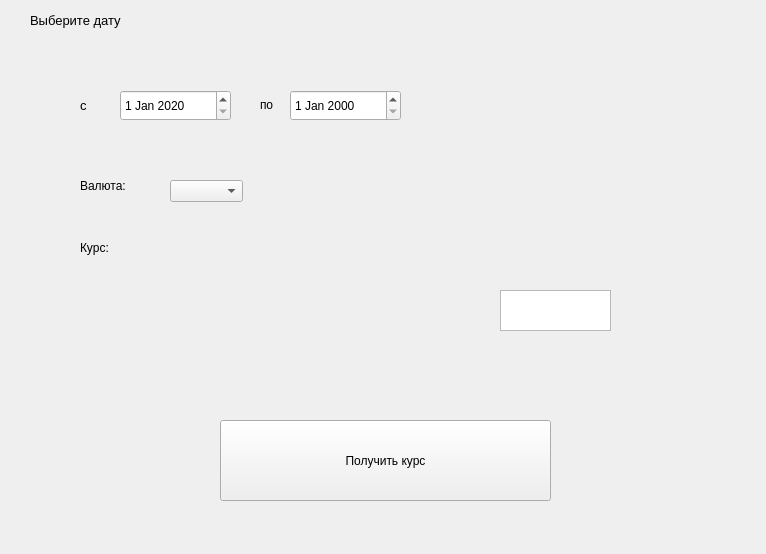
<?xml version="1.0" encoding="UTF-8"?>
<ui version="4.0">
 <class>MainWindow</class>
 <widget class="QMainWindow" name="MainWindow">
  <property name="geometry">
   <rect>
    <x>0</x>
    <y>0</y>
    <width>766</width>
    <height>554</height>
   </rect>
  </property>
  <property name="windowTitle">
   <string>MainWindow</string>
  </property>
  <widget class="QWidget" name="centralwidget">
   <widget class="QLabel" name="label">
    <property name="geometry">
     <rect>
      <x>80</x>
      <y>240</y>
      <width>31</width>
      <height>16</height>
     </rect>
    </property>
    <property name="text">
     <string>Курс:</string>
    </property>
   </widget>
   <widget class="QLabel" name="dollar_rate">
    <property name="geometry">
     <rect>
      <x>210</x>
      <y>80</y>
      <width>71</width>
      <height>31</height>
     </rect>
    </property>
    <property name="text">
     <string/>
    </property>
   </widget>
   <widget class="QTextEdit" name="textEdit">
    <property name="geometry">
     <rect>
      <x>500</x>
      <y>290</y>
      <width>111</width>
      <height>41</height>
     </rect>
    </property>
   </widget>
   <widget class="QLabel" name="label_2">
    <property name="geometry">
     <rect>
      <x>30</x>
      <y>10</y>
      <width>115</width>
      <height>21</height>
     </rect>
    </property>
    <property name="text">
     <string>&lt;html&gt;&lt;head/&gt;&lt;body&gt;&lt;p&gt;&lt;span style=&quot; font-size:10pt;&quot;&gt;Выберите дату&lt;/span&gt;&lt;/p&gt;&lt;/body&gt;&lt;/html&gt;</string>
    </property>
   </widget>
   <widget class="QDateEdit" name="dateEdit">
    <property name="geometry">
     <rect>
      <x>120</x>
      <y>90</y>
      <width>111</width>
      <height>31</height>
     </rect>
    </property>
    <property name="dateTime">
     <datetime>
      <hour>0</hour>
      <minute>0</minute>
      <second>0</second>
      <year>2020</year>
      <month>1</month>
      <day>1</day>
     </datetime>
    </property>
    <property name="maximumDate">
     <date>
      <year>2020</year>
      <month>12</month>
      <day>31</day>
     </date>
    </property>
    <property name="minimumDate">
     <date>
      <year>2000</year>
      <month>1</month>
      <day>1</day>
     </date>
    </property>
   </widget>
   <widget class="QLabel" name="label_curr_rate">
    <property name="geometry">
     <rect>
      <x>220</x>
      <y>240</y>
      <width>81</width>
      <height>41</height>
     </rect>
    </property>
    <property name="text">
     <string/>
    </property>
   </widget>
   <widget class="QPushButton" name="Button_confirm">
    <property name="geometry">
     <rect>
      <x>220</x>
      <y>420</y>
      <width>331</width>
      <height>81</height>
     </rect>
    </property>
    <property name="text">
     <string>Получить курс</string>
    </property>
   </widget>
   <widget class="QLabel" name="label_4">
    <property name="geometry">
     <rect>
      <x>80</x>
      <y>90</y>
      <width>21</width>
      <height>31</height>
     </rect>
    </property>
    <property name="text">
     <string>&lt;html&gt;&lt;head/&gt;&lt;body&gt;&lt;p&gt;&lt;span style=&quot; font-size:10pt;&quot;&gt;c&lt;/span&gt;&lt;/p&gt;&lt;/body&gt;&lt;/html&gt;</string>
    </property>
   </widget>
   <widget class="QLabel" name="label_5">
    <property name="geometry">
     <rect>
      <x>260</x>
      <y>90</y>
      <width>21</width>
      <height>31</height>
     </rect>
    </property>
    <property name="text">
     <string>&lt;html&gt;&lt;head/&gt;&lt;body&gt;&lt;p&gt;по&lt;/p&gt;&lt;/body&gt;&lt;/html&gt;</string>
    </property>
   </widget>
   <widget class="QDateEdit" name="dateEdit_2">
    <property name="geometry">
     <rect>
      <x>290</x>
      <y>90</y>
      <width>111</width>
      <height>31</height>
     </rect>
    </property>
    <property name="maximumDate">
     <date>
      <year>2020</year>
      <month>12</month>
      <day>31</day>
     </date>
    </property>
    <property name="minimumDate">
     <date>
      <year>2000</year>
      <month>1</month>
      <day>1</day>
     </date>
    </property>
   </widget>
   <widget class="QLabel" name="label_3">
    <property name="geometry">
     <rect>
      <x>80</x>
      <y>160</y>
      <width>61</width>
      <height>51</height>
     </rect>
    </property>
    <property name="minimumSize">
     <size>
      <width>61</width>
      <height>51</height>
     </size>
    </property>
    <property name="text">
     <string>Валюта:</string>
    </property>
   </widget>
   <widget class="QComboBox" name="comboBox">
    <property name="geometry">
     <rect>
      <x>170</x>
      <y>180</y>
      <width>73</width>
      <height>22</height>
     </rect>
    </property>
    <property name="currentText">
     <string/>
    </property>
   </widget>
  </widget>
 </widget>
 <resources/>
 <connections/>
</ui>
